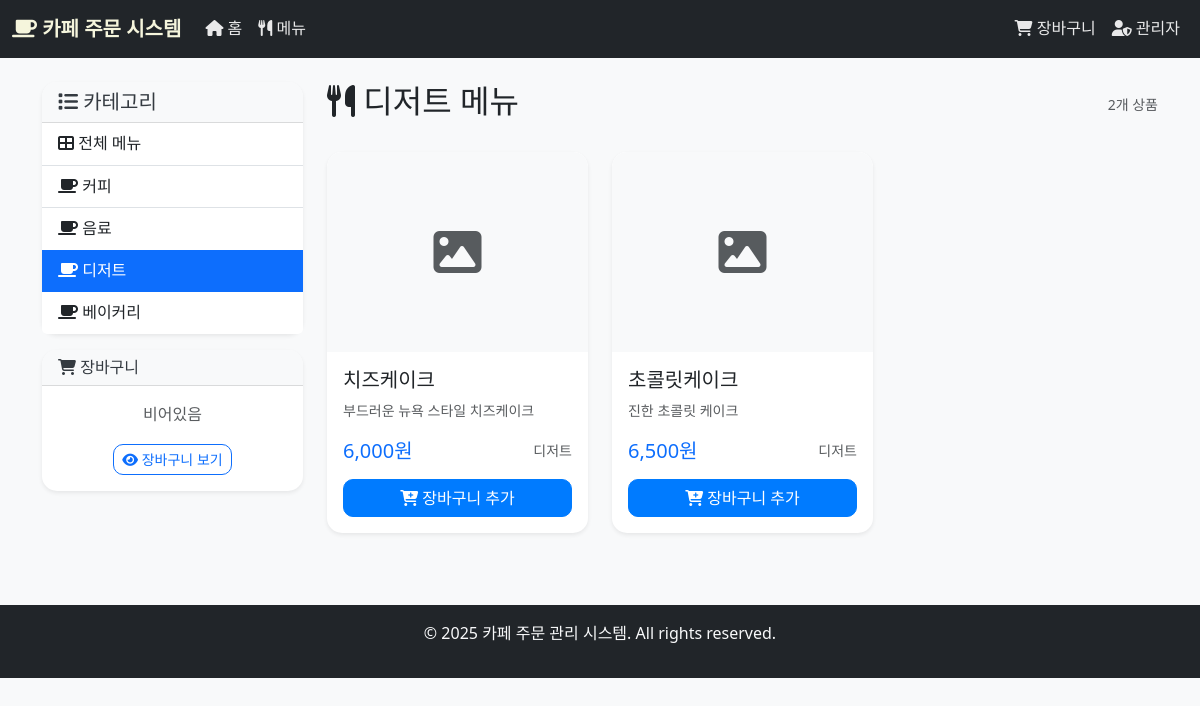
/user/menu?category=디저트, run on the app's committed database.
### models.py (models this page shows, shortened)
class Menu(db.Model):
    __tablename__ = 'cafe_menu'
    id = db.Column(db.Integer, primary_key=True)
    name = db.Column(db.String(100), nullable=False)
    category = db.Column(db.String(50), nullable=False)
    price = db.Column(db.Float, nullable=False)
    description = db.Column(db.Text)
    image = db.Column(db.String(255))
    temperature_option = db.Column(db.String(20), default='both')  # 'ice', 'hot', 'both'
    display_order = db.Column(db.Integer, default=9999)
    is_soldout = db.Column(db.Boolean, default=False)
    created_at = db.Column(db.DateTime, default=datetime.now)
    updated_at = db.Column(db.DateTime, default=datetime.now, onupdate=datetime.now)
    order_items = db.relationship('OrderItem', backref='menu', lazy=True)

### app.py (the view)
@app.route('/user/menu')
def user_menu():
    category = request.args.get('category')
    categories = get_categories()
    menus = get_menu_by_category(category)
    cart = session.get('cart', {})
    cart_count = sum(item['quantity'] for item in cart.values())
    return render_template('user/menu.html',
                         menus=menus,
                         categories=categories,
                         selected_category=category,
                         cart_count=cart_count)

### app.py (called while the page is built)
@app.context_processor
def inject_globals():
    cart_count = 0
    if 'cart' in session:
        cart_count = sum(item['quantity'] for item in session['cart'].values())
    return {
        'cart_count': cart_count,
        'admin_logged_in': session.get('admin_logged_in', False),
        'current_year': datetime.now().year
    }

### models.py (called while the page is built)
def get_categories():
    categories = db.session.query(Menu.category).distinct().all()
    return [category[0] for category in categories]

def get_menu_by_category(category=None):
    query = Menu.query.order_by(Menu.display_order.asc(), Menu.id.asc())
    if category:
        query = query.filter_by(category=category)
    return query.all()

### templates/user/menu.html (shortened to what this page needs)
{% extends "base.html" %}
{% block content %}
<div class="container">
    <div class="row">
        <div class="col-md-3 mb-4">
            <div class="card">
                <div class="card-header">
                    <h5 class="mb-0">
                        <i class="fas fa-list"></i> 카테고리
                    </h5>
                </div>
                <div class="list-group list-group-flush">
                    <a href="{{ url_for('user_menu') }}"
                       class="list-group-item list-group-item-action {% if not selected_category %}active{% endif %}">
                        <i class="fas fa-th-large"></i> 전체 메뉴
                    </a>
                    {% for category in categories %}
                    <a href="{{ url_for('user_menu', category=category) }}"
                       class="list-group-item list-group-item-action {% if selected_category == category %}active{% endif %}">
                        <i class="fas fa-coffee"></i> {{ category }}
                    </a>
                    {% endfor %}
                </div>
            </div>
            <div class="card mt-3">
                <div class="card-header">
                    <h6 class="mb-0">
                        <i class="fas fa-shopping-cart"></i> 장바구니
                    </h6>
                </div>
                <div class="card-body text-center">
                    <p class="card-text">
                        {% if cart_count > 0 %}
                        <span class="badge bg-primary fs-6">{{ cart_count }}개 상품</span>
                        {% else %}
                        <span class="text-muted">비어있음</span>
                        {% endif %}
                    </p>
                    <a href="{{ url_for('view_cart') }}" class="btn btn-outline-primary btn-sm">
                        <i class="fas fa-eye"></i> 장바구니 보기
                    </a>
                </div>
            </div>
        </div>
        <div class="col-md-9">
            <div class="d-flex justify-content-between align-items-center mb-4">
                <h2>
                    <i class="fas fa-utensils"></i>
                    {% if selected_category %}
                        {{ selected_category }} 메뉴
                    {% else %}
                        전체 메뉴
                    {% endif %}
                </h2>
                <small class="text-muted">{{ menus|length }}개 상품</small>
            </div>
            {% if menus %}
            <div class="row">
                {% for menu in menus %}
                <div class="col-lg-4 col-md-6 mb-4">
                    <div class="card h-100 menu-item {% if menu.is_soldout %}soldout{% endif %}">
                        {% if menu.image %}
                        <img src="{{ url_for('static', filename='uploads/' + menu.image) }}"
                             class="card-img-top" alt="{{ menu.name }}" style="height: 200px; object-fit: cover;">
                        {% else %}
                        <div class="card-img-top bg-light d-flex align-items-center justify-content-center"
                             style="height: 200px;">
                            <i class="fas fa-image fa-3x text-muted"></i>
                        </div>
                        {% endif %}
                        <div class="card-body d-flex flex-column">
                            <h5 class="card-title">{{ menu.name }}</h5>
                            <p class="card-text text-muted small flex-grow-1">
                                {{ menu.description or '맛있는 ' + menu.name + '입니다.' }}
                            </p>
                            <div class="d-flex justify-content-between align-items-center mb-3">
                                <span class="h5 text-primary mb-0">{{ "{:,}".format(menu.price|int) }}원</span>
                                <small class="text-muted">{{ menu.category }}</small>
                            </div>
                            {% if not menu.is_soldout %}
                            <button type="button" class="btn btn-primary btn-add-cart"
                                    data-menu-id="{{ menu.id }}"
                                    data-menu-name="{{ menu.name }}"
                                    data-menu-price="{{ menu.price }}"
                                    data-temperature-option="{{ menu.temperature_option }}">
                                <i class="fas fa-cart-plus"></i> 장바구니 추가
                            </button>
                            {% else %}
                            <button type="button" class="btn btn-secondary" disabled>
                                <i class="fas fa-times"></i> 품절
                            </button>
                            {% endif %}
                        </div>
                    </div>
                </div>
                {% endfor %}
            </div>
            {% endif %}
        </div>
    </div>
</div>
{% endblock %}

### static/css/style.css (style rules this page uses)
:root { --primary-color: #007bff; --success-color: #28a745; --warning-color: #ffc107; --danger-color: #dc3545; --info-color: #17a2b8; --light-color: #f8f9fa; --dark-color: #343a40; --coffee-brown: #8B4513; --cafe-cream: #F5F5DC; }
body { font-family: 'Segoe UI', Tahoma, Geneva, Verdana, sans-serif; background-color: #f8f9fa; line-height: 1.6; }
.card { border: none; border-radius: 15px; box-shadow: 0 0.125rem 0.25rem rgba(0, 0, 0, 0.075); transition: transform 0.2s ease-in-out, box-shadow 0.2s ease-in-out; }
.card-header { background-color: var(--light-color); border-bottom: 1px solid rgba(0, 0, 0, 0.125); border-radius: 15px 15px 0 0 !important; font-weight: 600; color: var(--dark-color); }
.btn { border-radius: 10px; font-weight: 500; transition: all 0.3s ease; }
.btn-primary { background-color: var(--primary-color); border-color: var(--primary-color); }
.menu-item { position: relative; overflow: hidden; border-radius: 15px; }
.menu-item .card-img-top { border-radius: 15px 15px 0 0; transition: transform 0.3s ease; }

### templates/user/menu.html (style rules this page uses)
.menu-item { transition: transform 0.2s, box-shadow 0.2s; position: relative; overflow: hidden; }
.btn-add-cart { transition: all 0.2s; }
.list-group-item { border: none; border-bottom: 1px solid #dee2e6; }
.list-group-item:last-child { border-bottom: none; }

### data on the page
Menu: name "치즈케이크", description "부드러운 뉴욕 스타일 치즈케이크", price "6,000", category "디저트"
Menu: name "초콜릿케이크", description "진한 초콜릿 케이크", price "6,500", category "디저트"

### other printed values
{{ category }} "커피" "음료" "디저트" "베이커리"
{{ selected_category }} "디저트"
{{ menus|length }} "2"
